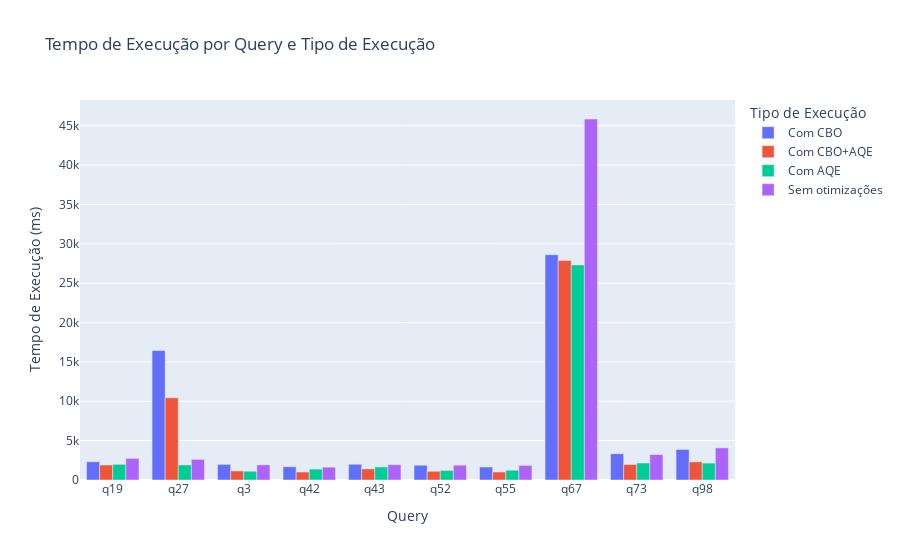

The cell this chart's notebook holds for it:
### Code cell
import json

# Plotar o gráfico
fig_execution_time = px.bar(
    df_all_queries,
    x='query',
    y='elapsedTime',
    color='execution_type',
    barmode='group',
    title='Tempo de Execução por Query e Tipo de Execução',
    labels={'elapsedTime': 'Tempo de Execução (ms)', 'query': 'Query', 'execution_type': 'Tipo de Execução'}
)
fig_execution_time.update_layout(xaxis={'categoryorder': 'category ascending'})
fig_execution_time.show()

# Converter os dados do gráfico para JSON e imprimir
json_data = df_all_queries[['query', 'elapsedTime', 'execution_type']].to_json(orient='records', indent=4)
print("Dados do gráfico em formato JSON:")
print(json_data)

### Figure 1 — Plotly figure (JSON) as saved in the notebook; plotly's stock layout.template omitted (floating-point values rounded to 4 significant figures)
{"data": [{"alignmentgroup": "True", "hovertemplate": "Tipo de Execução=Com CBO<br>Query=%{x}<br>Tempo de Execução (ms)=%{y}<extra></extra>", "legendgroup": "Com CBO", "marker": {"color": "#636efa", "pattern": {"shape": ""}}, "name": "Com CBO", "offsetgroup": "Com CBO", "orientation": "v", "showlegend": true, "textposition": "auto", "type": "bar", "x": ["q19", "q73", "q55", "q43", "q52", "q67", "q3", "q27", "q98", "q42"], "xaxis": "x", "y": [2318, 3333, 1650, 1999, 1878, 28616, 1985, 16451, 3876, 1684], "yaxis": "y"}, {"alignmentgroup": "True", "hovertemplate": "Tipo de Execução=Com CBO+AQE<br>Query=%{x}<br>Tempo de Execução (ms)=%{y}<extra></extra>", "legendgroup": "Com CBO+AQE", "marker": {"color": "#EF553B", "pattern": {"shape": ""}}, "name": "Com CBO+AQE", "offsetgroup": "Com CBO+AQE", "orientation": "v", "showlegend": true, "textposition": "auto", "type": "bar", "x": ["q19", "q73", "q55", "q43", "q52", "q67", "q3", "q27", "q98", "q42"], "xaxis": "x", "y": [1908, 1972, 1017, 1409, 1108, 27899, 1153, 10434, 2301, 1014], "yaxis": "y"}, {"alignmentgroup": "True", "hovertemplate": "Tipo de Execução=Com AQE<br>Query=%{x}<br>Tempo de Execução (ms)=%{y}<extra></extra>", "legendgroup": "Com AQE", "marker": {"color": "#00cc96", "pattern": {"shape": ""}}, "name": "Com AQE", "offsetgroup": "Com AQE", "orientation": "v", "showlegend": true, "textposition": "auto", "type": "bar", "x": ["q19", "q73", "q55", "q43", "q52", "q67", "q3", "q27", "q98", "q42"], "xaxis": "x", "y": [1990, 2156, 1243, 1657, 1215, 27326, 1114, 1912, 2151, 1389], "yaxis": "y"}, {"alignmentgroup": "True", "hovertemplate": "Tipo de Execução=Sem otimizações<br>Query=%{x}<br>Tempo de Execução (ms)=%{y}<extra></extra>", "legendgroup": "Sem otimizações", "marker": {"color": "#ab63fa", "pattern": {"shape": ""}}, "name": "Sem otimizações", "offsetgroup": "Sem otimizações", "orientation": "v", "showlegend": true, "textposition": "auto", "type": "bar", "x": ["q19", "q73", "q55", "q43", "q52", "q67", "q3", "q27", "q98", "q42"], "xaxis": "x", "y": [2751, 3233, 1857, 1945, 1885, 45862, 1928, 2624, 4079, 1634], "yaxis": "y"}], "layout": {"barmode": "group", "legend": {"title": {"text": "Tipo de Execução"}, "tracegroupgap": 0}, "title": {"text": "Tempo de Execução por Query e Tipo de Execução"}, "xaxis": {"anchor": "y", "categoryorder": "category ascending", "domain": [0, 1], "title": {"text": "Query"}}, "yaxis": {"anchor": "x", "domain": [0, 1], "title": {"text": "Tempo de Execução (ms)"}}}}
